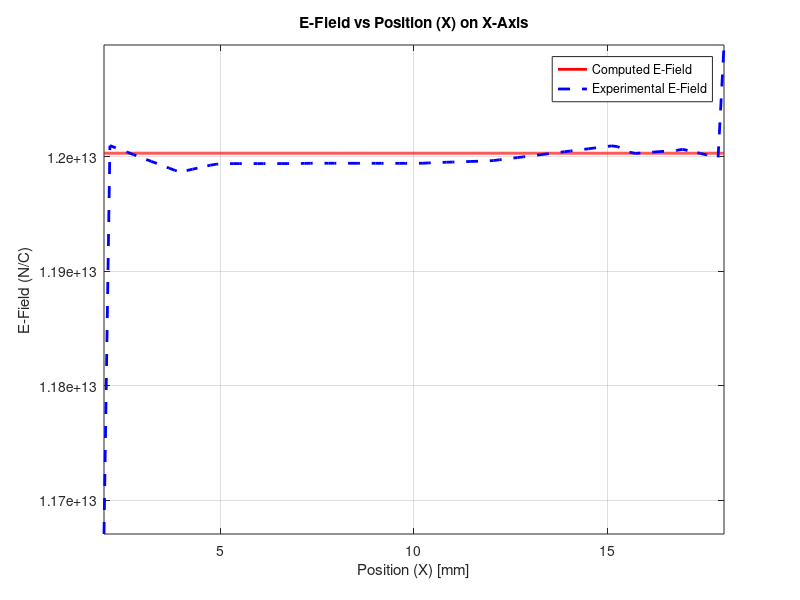

Write MATLAB code to recreate this figure.
% Constants
epsilon_0 = 8.854e-12; % Permittivity of vacuum (C/V·m)
r_outer = 20e-3; % Radius of the outer sphere (20 mm)
r_inner = 8e-3; % Radius of the inner sphere (8 mm)
c = 10e-3; % Distance between the centers of the spheres (10 mm)
Q = 1; % Total charge (C)

% Calculate the volume of the spherical shell
V = (4/3) * pi * (r_outer^3 - r_inner^3);

% Calculate volume charge density
rho = Q / V;

% Define spatial points along the x-axis from 2 mm to 18 mm
x = linspace(2e-3, 18e-3, 10000); % From 2 mm to 18 mm

% Theoretical calculation of the electric field inside the cavity
E = (rho * c) / (3 * epsilon_0) * ones(size(x));

% Convert x to mm for plotting
x_mm = x * 1e3;

% Plot computed electric field
figure;
plot(x_mm, E, 'r-', 'LineWidth', 2); % Red solid line for computed electric field

% Add title and axis labels
title('E-Field vs Position (X) on X-Axis');
xlabel('Position (X) [mm]');
ylabel('E-Field (N/C)');

% Show grid
grid on;

% Adjust axis to fit data range
axis tight;

% Load experimental electric field data
data_E = load('E5.txt'); % Use load to read the data

% Extract X values and E-Field values
X_exp_E = data_E(:, 1); % First column
E_Field_exp = data_E(:, 2); % Second column

% Plot experimental electric field data
hold on;
plot(X_exp_E, E_Field_exp, 'b--', 'LineWidth', 2); % Blue dashed line for experimental electric field
legend('Computed E-Field', 'Experimental E-Field');
hold off;

